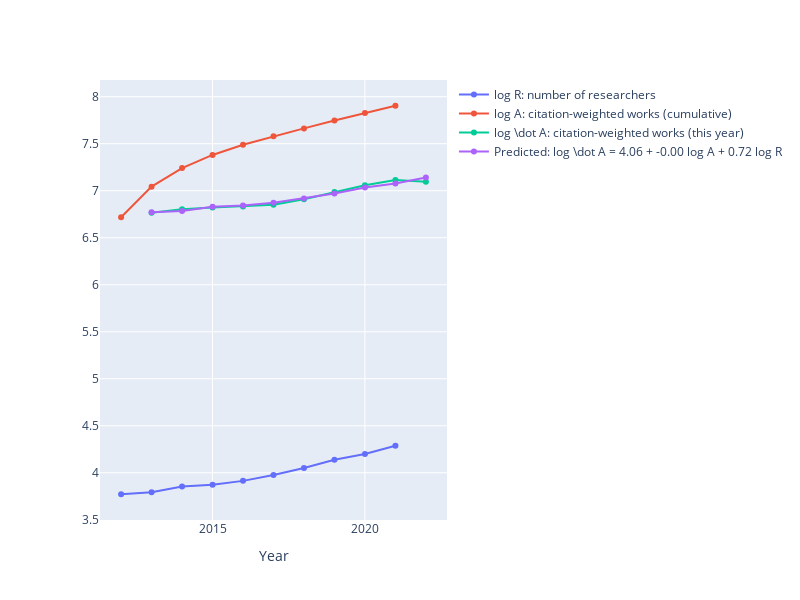

This figure's notebook cell:
### Code cell
fig = go.Figure()
fig.add_trace(
    go.Scatter(
        x=num_researchers['year'],
        y=np.log10(num_researchers.squeeze()),
        name='log R: number of researchers',
        mode='lines+markers',
    ),
)
fig.add_trace(
    go.Scatter(
        x=field_citation_weighted_works['year'],
        y=np.log10(field_citation_weighted_works.squeeze()),
        name='log A: citation-weighted works (cumulative)',
        mode='lines+markers',
    ),
)
fig.add_trace(
    go.Scatter(
        x=citation_weighted_works['year'],
        y=np.log10(citation_weighted_works.squeeze()),
        name='log \dot A: citation-weighted works (this year)',
        mode='lines+markers',
    ),
)
fig.add_trace(
    go.Scatter(
        x=citation_weighted_works['year'],
        y=citation_weighted_works_preds['mean'],
        name=f'Predicted: log \dot A = {est.params[0]:.2f} + {est.params[1]:.2f} log A + {est.params[2]:.2f} log R',
        mode='lines+markers',
    ),
)

## Plot layout
dates = np.arange(2010, 2022 + 1)
y_ticks = np.arange(0, 101, 10)
y_tick_text = [0, 10, 20, 30, 40, 50, 60, 70, 80, 90, 100]

# set_default_fig_layout(fig, dates, dates, y_ticks, y_tick_text)

fig.update_layout(
    # title='Number of unique authors on AI papers',
    xaxis_title='Year',
    # yaxis_title='Number of unique authors',
)
fig.update_layout(
    autosize=False,
    width=800,
    height=600,
    title_x=0.5,
    margin=dict(l=100, r=30, t=80, b=80),
)

## Save plot
# fig.write_image(result_file_location + 'num_authors_google_oai_dm.png', scale=2)

## Show plot
fig.show()

### Figure 1 — Plotly figure (JSON) as saved in the notebook; plotly's stock layout.template omitted (floating-point values rounded to 4 significant figures)
{"data": [{"mode": "lines+markers", "name": "log R: number of researchers", "type": "scatter", "x": [2012, 2013, 2014, 2015, 2016, 2017, 2018, 2019, 2020, 2021], "y": [3.772, 3.792, 3.854, 3.873, 3.914, 3.977, 4.051, 4.139, 4.199, 4.287]}, {"mode": "lines+markers", "name": "log A: citation-weighted works (cumulative)", "type": "scatter", "x": [2012, 2013, 2014, 2015, 2016, 2017, 2018, 2019, 2020, 2021], "y": [6.717, 7.043, 7.24, 7.38, 7.489, 7.578, 7.663, 7.746, 7.827, 7.904]}, {"mode": "lines+markers", "name": "log \\dot A: citation-weighted works (this year)", "type": "scatter", "x": [2013, 2014, 2015, 2016, 2017, 2018, 2019, 2020, 2021, 2022], "y": [6.766, 6.803, 6.821, 6.832, 6.85, 6.91, 6.987, 7.058, 7.113, 7.095]}, {"mode": "lines+markers", "name": "Predicted: log \\dot A = 4.06 + -0.00 log A + 0.72 log R", "type": "scatter", "x": [2013, 2014, 2015, 2016, 2017, 2018, 2019, 2020, 2021, 2022], "y": [6.77, 6.784, 6.828, 6.842, 6.872, 6.917, 6.97, 7.034, 7.077, 7.14]}], "layout": {"autosize": false, "height": 600, "margin": {"b": 80, "l": 100, "r": 30, "t": 80}, "title": {"x": 0.5}, "width": 800, "xaxis": {"title": {"text": "Year"}}}}
